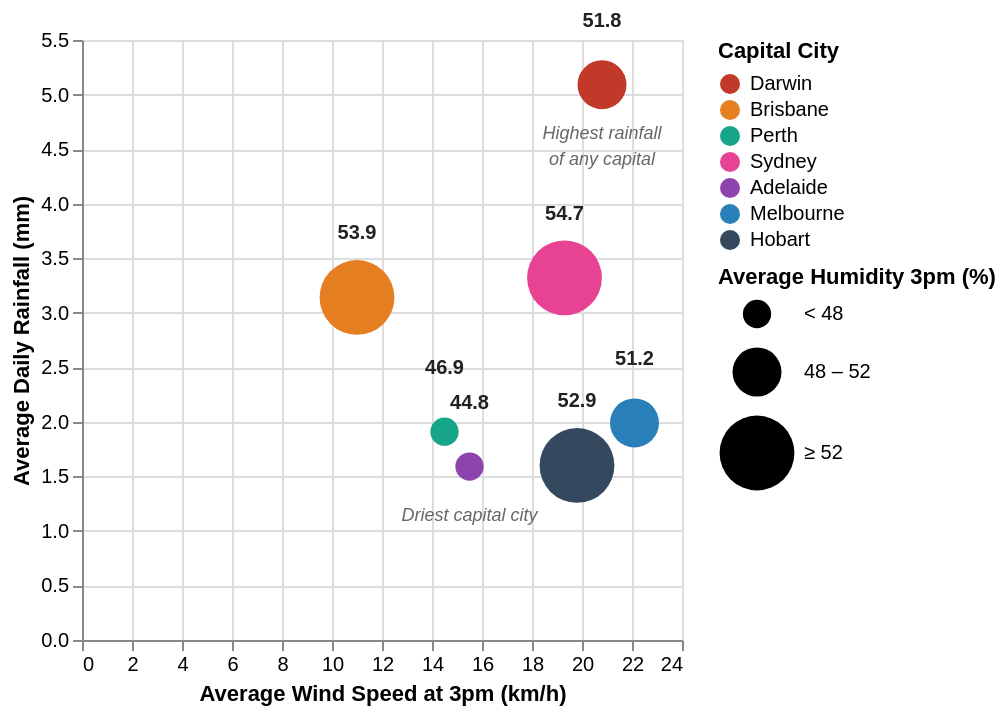

Here is the Vega-Lite specification saved for this chart:
### Vega-Lite specification from a JSON file in a GitHub repository (floating-point values rounded to 4 significant figures)
{"$schema": "https://vega.github.io/schema/vega-lite/v5.json", "width": "container", "height": "container", "data": {"values": [{"city": "Adelaide", "windSpeed": 15.5, "rainfall": 1.59, "humidity": 44.8}, {"city": "Brisbane", "windSpeed": 11.0, "rainfall": 3.14, "humidity": 53.9}, {"city": "Darwin", "windSpeed": 20.8, "rainfall": 5.09, "humidity": 51.8}, {"city": "Hobart", "windSpeed": 19.8, "rainfall": 1.6, "humidity": 52.9}, {"city": "Melbourne", "windSpeed": 22.1, "rainfall": 1.99, "humidity": 51.2}, {"city": "Perth", "windSpeed": 14.5, "rainfall": 1.91, "humidity": 46.9}, {"city": "Sydney", "windSpeed": 19.3, "rainfall": 3.32, "humidity": 54.7}]}, "encoding": {"x": {"field": "windSpeed", "type": "quantitative", "title": "Average Wind Speed at 3pm (km/h)"}, "y": {"field": "rainfall", "type": "quantitative", "title": "Average Daily Rainfall (mm)"}}, "layer": [{"params": [{"name": "cityHighlight", "select": {"type": "point", "fields": ["city"], "on": "click"}, "bind": "legend"}], "mark": {"type": "circle"}, "encoding": {"size": {"field": "humidity", "type": "quantitative", "title": "Average Humidity 3pm (%)", "scale": {"type": "threshold", "domain": [48, 52], "range": [200, 600, 1400]}}, "color": {"field": "city", "type": "nominal", "title": "Capital City", "scale": {"domain": ["Darwin", "Brisbane", "Perth", "Sydney", "Adelaide", "Melbourne", "Hobart"], "range": ["#c0392b", "#e67e22", "#17a589", "#e84393", "#8e44ad", "#2980b9", "#34495e"]}}, "opacity": {"condition": {"param": "cityHighlight", "value": 1}, "value": 0.15}, "tooltip": [{"field": "city", "type": "nominal", "title": "Capital City"}, {"field": "windSpeed", "type": "quantitative", "title": "Average Wind Speed (km/h)"}, {"field": "rainfall", "type": "quantitative", "title": "Average Rainfall (mm)"}, {"field": "humidity", "type": "quantitative", "title": "Average Humidity 3pm (%)"}]}}, {"mark": {"type": "text", "dy": -32, "fontSize": 10, "fontWeight": "bold", "color": "#222"}, "encoding": {"text": {"field": "humidity", "type": "quantitative", "format": ".1f"}}}, {"data": {"values": [{"windSpeed": 20.8, "rainfall": 5.09}]}, "mark": {"type": "text", "dy": 24, "fontSize": 9, "fontStyle": "italic", "color": "#666", "lineHeight": 13}, "encoding": {"x": {"field": "windSpeed", "type": "quantitative"}, "y": {"field": "rainfall", "type": "quantitative"}, "text": {"value": ["Highest rainfall", "of any capital"]}}}, {"data": {"values": [{"windSpeed": 15.5, "rainfall": 1.59}]}, "mark": {"type": "text", "dy": 24, "fontSize": 9, "fontStyle": "italic", "color": "#666"}, "encoding": {"x": {"field": "windSpeed", "type": "quantitative"}, "y": {"field": "rainfall", "type": "quantitative"}, "text": {"value": "Driest capital city"}}}]}
